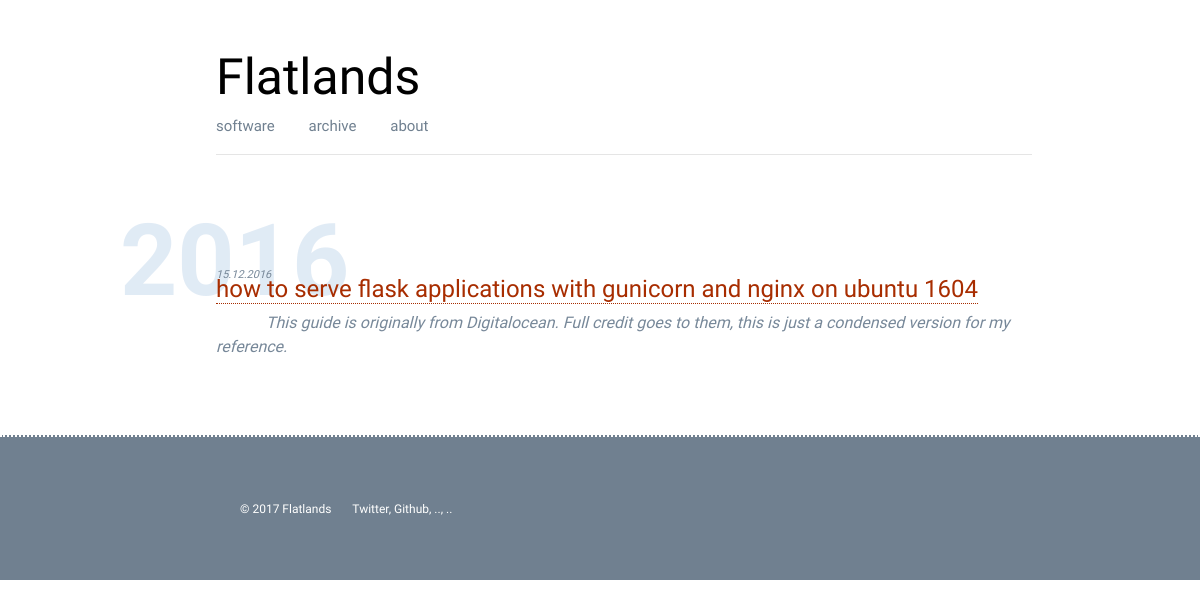
Page /tag/flask on the committed database.
### app.py (models this page shows, shortened)
class Post(db.Model):
    id = db.Column(db.Integer, primary_key=True)
    title = db.Column(db.String())
    author = db.Column(db.String())
    tags = db.Column(db.String())
    strap = db.Column(db.String())
    content = db.Column(db.String())
    pub_date = db.Column(db.String())
    published = db.Column(db.String())

### app.py (the view)
@app.route('/tag/<tag>')
def tag(tag):
    all_posts = modules.database.to_json(Post.query.all())
    posts = modules.database.get_post_by_tag(str(tag), all_posts)
    years = modules.database.get_post_years(posts)
    return render_template('tag.html', posts=posts, years=years)

### modules/database.py (called while the page is built)
def to_json(results):
    result = {}
    item = {}
    count = 1
    for row in results:
        for k, v in row.__dict__.items():
            if not k.startswith('_') and k != 'id':
                item[k] = v
        result[count] = item
        count += 1
        item = {}
    return result

def get_post_years(posts=None):
    years = []
    for code, data in posts.items():
        day, month, year = data['pub_date'].split('.')
        years.append(year)
    return sorted(list(set(years)), reverse=True)

def get_post_by_tag(tag, posts):
    output = {}
    for code, data in posts.items():
        if tag in data['tags'].split(' '):
            output[code] = data
    return output

### templates/tag.html
{% extends "base.html" %}
{% block content %}
{% for year in years %}
<div class="section-head"><h4>{{ year }}</h4></div>
    {% for code, data in posts.items() %}
        {% if data.pub_date.endswith(year) %}
            <div class="blog-post">
                <small>{{data.pub_date}}</small>
                <h4><a href="/blog/{{ data.title|replace(" ", "-") }}">{{data.title}}</a></h4>
                <div class="blog-post-strap">{{data.strap}}</div>
            </div>
        {% endif %}
    {% endfor %}
{% endfor %}
{% endblock %}

### static/css/main.css (style rules this page uses)
body { margin: 0; font-family: 'Maven Pro', sans-serif; }
.section-head { color: rgba(0, 92, 173, 0.12); height: 50px; }
.section-head h4 { font-weight: bold; font-size: 100px; }
.blog-post { padding-left: 10%; padding-right: 5%; padding-bottom: 20px; }
.blog-post small { position: relative; top: 10px; color: lightslategray; font-size: 11px; font-style: italic; }
.blog-post-strap { text-indent: 50px; color: lightslategray; font-style: italic; }
.blog-post h4 { color: darkslategray; }
.blog-post a { color: rgb(168, 45, 0); text-decoration: none; border-width: 1px; border-bottom-style: dotted; }

### rows in the picture
Post: pub_date "15.12.2016", title "how to serve flask applications with gunicorn and nginx on ubuntu 1604", strap "This guide is originally from Digitalocean. Full credit goes to them, this is just a condensed version for my reference."

### other values in the picture
{{ year }} "2016"
